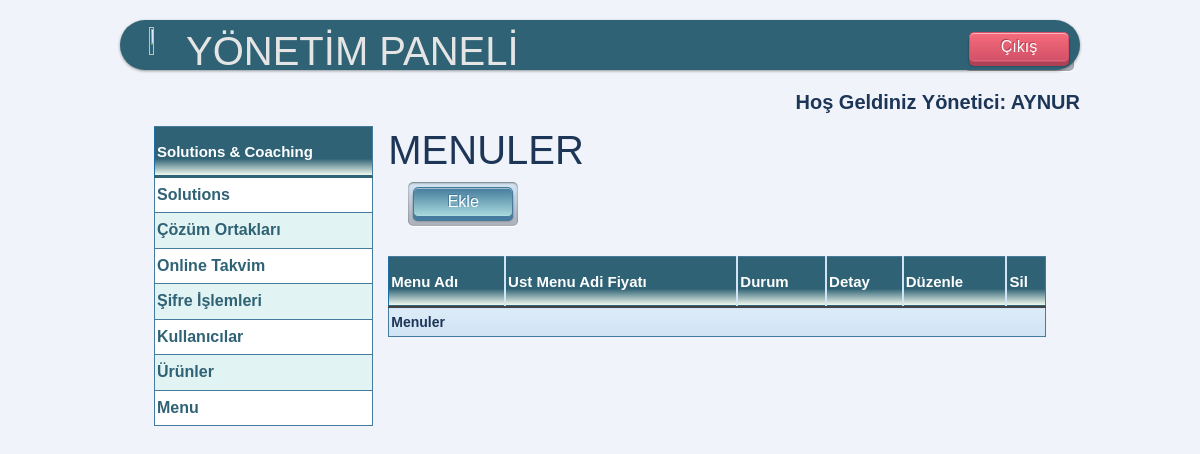
Before: /yonetim/menu/ (signed in) with the older database file.
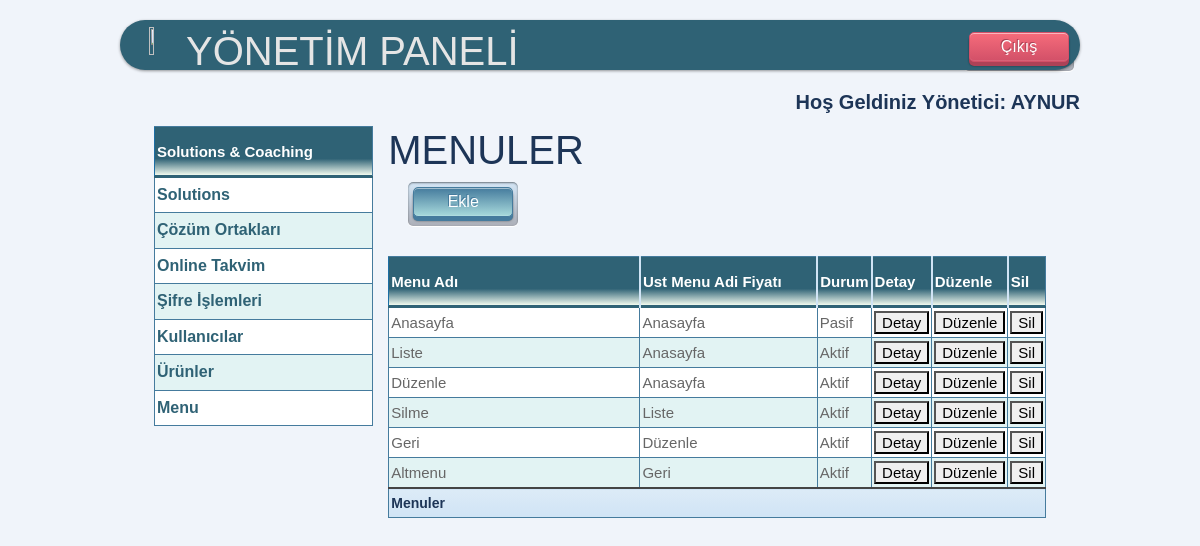
After: the same page with the newer database file.
### mysite/models.py (models this page shows)
class Menu(models.Model):
    menuadi = models.CharField(max_length=100, verbose_name='Menu Adi')
    ustmenuadi = models.CharField(max_length=100, verbose_name='Bağlantı Yapılacak Menü Adı', blank=True, null=True)
    editor = RichTextField(verbose_name="Sayfa İçeriği", null=True, blank=True)
    sira = models.IntegerField(verbose_name="Alt Menu Sırası", null=True, blank=True)
    durum = models.BooleanField(blank=True, null=True, verbose_name='Aktif')
    dosya = models.FileField(blank=True, null=True, )

### mysite/views.py (the view)
# urls.py: path('yonetim/menu/', views.menu_liste),
@login_required(login_url=settings.LOGIN_URL)
def menu_liste(request):
    menu = Menu.objects.all()
    context = {'menu': menu}
    return render(request, 'yonetim/menu/liste.html', context)

### mysite/templates/yonetim/menu/liste.html (shortened to what this page needs)
{% extends "yonetim/base.html" %}
{% block baslik %}MENULER{% endblock %}
{% block content %}
<div class="sol">
    {% if request.user.is_superuser %}
        <button type="button" onclick="btn_git()" class="push_button blue">Ekle</button>
    {% else %}
        <p></p>
    {% endif %}
</div>
<div>
</div>
<table class="blueTable" style="margin-top: 50px;">
    <thead>
    <tr>
        <th>Menu Adı</th>
        <th>Ust Menu Adi Fiyatı</th>
        <th>Durum</th>
        <th>Detay</th>
        <th>Düzenle</th>
        <th>Sil</th>
    </tr>
    </thead>
    <tfoot>
    <td colspan="6" style="height:30px; color:#1D3557">Menuler</td>
    </tfoot>
    <tbody>
    <tr>
        {% for menu in menu %}
        <td>{{menu.menuadi}}</td>
        <td>{{menu.ustmenuadi}}</td>
        <td>{% if menu.durum %}Aktif{% else %}Pasif{% endif %}</td>
        <td>
            <a href="/yonetim/menu/detay/{{ menu.id }}"><button>Detay</button></a>
        </td>
        <td>
            <a href="/yonetim/menu/duzenle/{{ menu.id }}"><button>Düzenle</button></a>
        </td>
         {% if request.user.is_superuser %}
        <td>
            <a href="/yonetim/menu/sil/{{ menu.id }}"><button>Sil</button></a>
        </td>
        {% else %}
        <td>
            <a href="/yonetim/menu/sil/{{ menu.id }}" ><button disabled="disabled">Sil</button></a>
        </td>
        {% endif %}
    </tr>
    {% endfor %}
    </tbody>
</table>
{% endblock %}

Changed rows visible on the page:
added Menu: menuadi "Anasayfa", ustmenuadi "Anasayfa", durum "Pasif"
added Menu: menuadi "Liste", ustmenuadi "Anasayfa", durum "Aktif"
added Menu: menuadi "Düzenle", ustmenuadi "Anasayfa", durum "Aktif"
added Menu: menuadi "Silme", ustmenuadi "Liste", durum "Aktif"
added Menu: menuadi "Geri", ustmenuadi "Düzenle", durum "Aktif"
added Menu: menuadi "Altmenu", ustmenuadi "Geri", durum "Aktif"
